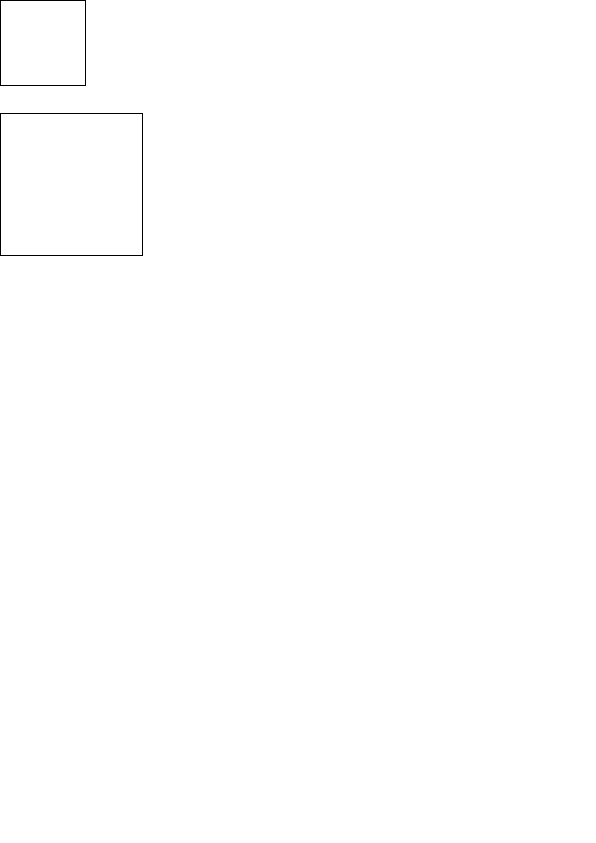
Frame 1 (no input)
Frame 60 (the mouse pressed at the canvas centre just before this capture): identical to frame 1, image omitted
Frame 120 (the mouse held since frame 60 and released just before this capture): identical to frame 1, image omitted

The Processing sketch that drew this single still picture (run headless with seeded random() and noise(); from frame 60 on, the mouse is pressed at the canvas centre):

// Processing sketch: oppgave1_oving
// ── oppgave1_oving.pde
float sfactor;
void lagA4()
{
  sfactor = 28.4;
  scale(sfactor,sfactor);
  strokeWeight(1/sfactor);
  background(255);
}

void setup()
{
  frameRate(30); // strengt talt ikke nødvendig med 30 fps, (siden dette ikke er en animasjon), men hvorfor ikke...
  size(596, 843);
}

void draw()
{
  lagA4();
  mittSvar();
}

void mittSvar()
{
  rect(0,0,3,3);
  rect(0,4,5,5);
}
